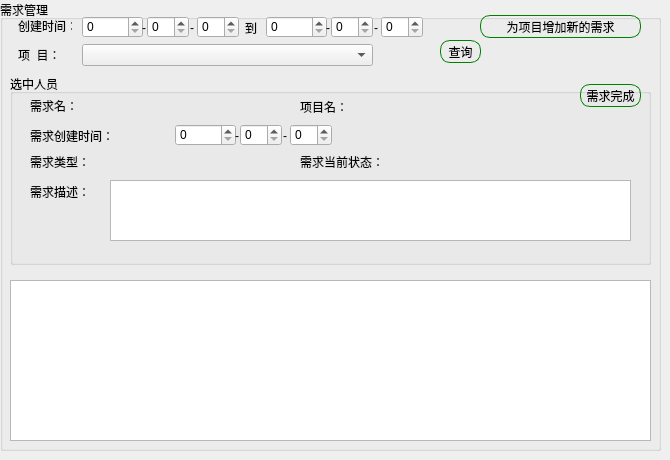
    <widget class="QWidget" name="page_6">
     <widget class="QGroupBox" name="groupBox_7">
      <property name="geometry">
       <rect>
        <x>0</x>
        <y>0</y>
        <width>661</width>
        <height>451</height>
       </rect>
      </property>
      <property name="title">
       <string>需求管理</string>
      </property>
      <widget class="QLabel" name="label_65">
       <property name="geometry">
        <rect>
         <x>190</x>
         <y>20</y>
         <width>16</width>
         <height>16</height>
        </rect>
       </property>
       <property name="text">
        <string>-</string>
       </property>
      </widget>
      <widget class="QSpinBox" name="RequestManagerEndYear">
       <property name="geometry">
        <rect>
         <x>266</x>
         <y>16</y>
         <width>61</width>
         <height>22</height>
        </rect>
       </property>
      </widget>
      <widget class="QSpinBox" name="RequestManagerStartYear">
       <property name="geometry">
        <rect>
         <x>82</x>
         <y>16</y>
         <width>61</width>
         <height>22</height>
        </rect>
       </property>
      </widget>
      <widget class="QLabel" name="label_66">
       <property name="geometry">
        <rect>
         <x>326</x>
         <y>20</y>
         <width>16</width>
         <height>16</height>
        </rect>
       </property>
       <property name="text">
        <string>-</string>
       </property>
      </widget>
      <widget class="QLabel" name="label_67">
       <property name="geometry">
        <rect>
         <x>142</x>
         <y>20</y>
         <width>16</width>
         <height>16</height>
        </rect>
       </property>
       <property name="text">
        <string>-</string>
       </property>
      </widget>
      <widget class="QLabel" name="label_68">
       <property name="geometry">
        <rect>
         <x>374</x>
         <y>20</y>
         <width>16</width>
         <height>16</height>
        </rect>
       </property>
       <property name="text">
        <string>-</string>
       </property>
      </widget>
      <widget class="QSpinBox" name="RequestManagerStartMonth">
       <property name="geometry">
        <rect>
         <x>147</x>
         <y>16</y>
         <width>42</width>
         <height>22</height>
        </rect>
       </property>
      </widget>
      <widget class="QPushButton" name="BtnRequestManagerSelection">
       <property name="geometry">
        <rect>
         <x>440</x>
         <y>40</y>
         <width>41</width>
         <height>23</height>
        </rect>
       </property>
       <property name="styleSheet">
        <string notr="true">border: 1px solid green;
border-radius:10px;
</string>
       </property>
       <property name="text">
        <string>查询</string>
       </property>
      </widget>
      <widget class="QSpinBox" name="RequestManagerStartDay">
       <property name="geometry">
        <rect>
         <x>197</x>
         <y>16</y>
         <width>42</width>
         <height>22</height>
        </rect>
       </property>
      </widget>
      <widget class="QSpinBox" name="RequestManagerEndMonth">
       <property name="geometry">
        <rect>
         <x>331</x>
         <y>16</y>
         <width>42</width>
         <height>22</height>
        </rect>
       </property>
      </widget>
      <widget class="QSpinBox" name="RequestManagerEndDay">
       <property name="geometry">
        <rect>
         <x>381</x>
         <y>16</y>
         <width>42</width>
         <height>22</height>
        </rect>
       </property>
      </widget>
      <widget class="QLabel" name="label_69">
       <property name="geometry">
        <rect>
         <x>18</x>
         <y>20</y>
         <width>54</width>
         <height>12</height>
        </rect>
       </property>
       <property name="styleSheet">
        <string notr="true"/>
       </property>
       <property name="text">
        <string>创建时间：</string>
       </property>
      </widget>
      <widget class="QLabel" name="label_70">
       <property name="geometry">
        <rect>
         <x>245</x>
         <y>20</y>
         <width>21</width>
         <height>16</height>
        </rect>
       </property>
       <property name="styleSheet">
        <string notr="true"/>
       </property>
       <property name="text">
        <string>到</string>
       </property>
      </widget>
      <widget class="QTableWidget" name="tableProRequest">
       <property name="geometry">
        <rect>
         <x>10</x>
         <y>280</y>
         <width>641</width>
         <height>161</height>
        </rect>
       </property>
      </widget>
      <widget class="QGroupBox" name="groupBox_23">
       <property name="geometry">
        <rect>
         <x>10</x>
         <y>74</y>
         <width>641</width>
         <height>191</height>
        </rect>
       </property>
       <property name="title">
        <string>选中人员</string>
       </property>
       <widget class="QLabel" name="requestDescribe">
        <property name="geometry">
         <rect>
          <x>20</x>
          <y>110</y>
          <width>71</width>
          <height>16</height>
         </rect>
        </property>
        <property name="styleSheet">
         <string notr="true">font: 75 11pt &quot;黑体&quot;;
color:rgb(0, 0, 0);</string>
        </property>
        <property name="text">
         <string>需求描述：</string>
        </property>
       </widget>
       <widget class="QSpinBox" name="RequestcreateYear">
        <property name="geometry">
         <rect>
          <x>165</x>
          <y>50</y>
          <width>61</width>
          <height>22</height>
         </rect>
        </property>
       </widget>
       <widget class="QLabel" name="label_2">
        <property name="geometry">
         <rect>
          <x>20</x>
          <y>24</y>
          <width>71</width>
          <height>16</height>
         </rect>
        </property>
        <property name="styleSheet">
         <string notr="true">font: 75 11pt &quot;黑体&quot;;
color:rgb(0, 0, 0);</string>
        </property>
        <property name="text">
         <string>需求名：</string>
        </property>
       </widget>
       <widget class="QSpinBox" name="RequsetcreateMonth">
        <property name="geometry">
         <rect>
          <x>230</x>
          <y>50</y>
          <width>42</width>
          <height>22</height>
         </rect>
        </property>
       </widget>
       <widget class="QLabel" name="label_165">
        <property name="geometry">
         <rect>
          <x>290</x>
          <y>25</y>
          <width>71</width>
          <height>16</height>
         </rect>
        </property>
        <property name="styleSheet">
         <string notr="true">font: 75 11pt &quot;黑体&quot;;
color:rgb(0, 0, 0);</string>
        </property>
        <property name="text">
         <string>项目名：</string>
        </property>
       </widget>
       <widget class="QLabel" name="label_166">
        <property name="geometry">
         <rect>
          <x>273</x>
          <y>54</y>
          <width>16</width>
          <height>16</height>
         </rect>
        </property>
        <property name="text">
         <string>-</string>
        </property>
       </widget>
       <widget class="QLabel" name="label_167">
        <property name="geometry">
         <rect>
          <x>290</x>
          <y>80</y>
          <width>111</width>
          <height>16</height>
         </rect>
        </property>
        <property name="styleSheet">
         <string notr="true">font: 75 11pt &quot;黑体&quot;;
color:rgb(0, 0, 0);</string>
        </property>
        <property name="text">
         <string>需求当前状态：</string>
        </property>
       </widget>
       <widget class="QLabel" name="label_168">
        <property name="geometry">
         <rect>
          <x>20</x>
          <y>54</y>
          <width>141</width>
          <height>16</height>
         </rect>
        </property>
        <property name="styleSheet">
         <string notr="true">font: 75 11pt &quot;黑体&quot;;
color:rgb(0, 0, 0);</string>
        </property>
        <property name="text">
         <string>需求创建时间：</string>
        </property>
       </widget>
       <widget class="QSpinBox" name="requestcreateDay">
        <property name="geometry">
         <rect>
          <x>280</x>
          <y>50</y>
          <width>42</width>
          <height>22</height>
         </rect>
        </property>
       </widget>
       <widget class="QLabel" name="label_169">
        <property name="geometry">
         <rect>
          <x>225</x>
          <y>54</y>
          <width>16</width>
          <height>16</height>
         </rect>
        </property>
        <property name="text">
         <string>-</string>
        </property>
       </widget>
       <widget class="QLabel" name="label_170">
        <property name="geometry">
         <rect>
          <x>20</x>
          <y>80</y>
          <width>101</width>
          <height>16</height>
         </rect>
        </property>
        <property name="styleSheet">
         <string notr="true">font: 75 11pt &quot;黑体&quot;;
color:rgb(0, 0, 0);</string>
        </property>
        <property name="text">
         <string>需求类型：</string>
        </property>
       </widget>
       <widget class="QTextBrowser" name="describeRequest">
        <property name="geometry">
         <rect>
          <x>100</x>
          <y>106</y>
          <width>521</width>
          <height>61</height>
         </rect>
        </property>
       </widget>
       <widget class="QLabel" name="NameRequest">
        <property name="geometry">
         <rect>
          <x>92</x>
          <y>21</y>
          <width>191</width>
          <height>20</height>
         </rect>
        </property>
        <property name="styleSheet">
         <string notr="true">font: 75 11pt &quot;黑体&quot;;
text-decoration: underline;</string>
        </property>
        <property name="text">
         <string/>
        </property>
       </widget>
       <widget class="QLabel" name="proNameRequest">
        <property name="geometry">
         <rect>
          <x>370</x>
          <y>21</y>
          <width>191</width>
          <height>20</height>
         </rect>
        </property>
        <property name="styleSheet">
         <string notr="true">font: 75 11pt &quot;黑体&quot;;
text-decoration: underline;</string>
        </property>
        <property name="text">
         <string/>
        </property>
       </widget>
       <widget class="QLabel" name="TypeRequest">
        <property name="geometry">
         <rect>
          <x>120</x>
          <y>80</y>
          <width>151</width>
          <height>20</height>
         </rect>
        </property>
        <property name="styleSheet">
         <string notr="true">font: 75 11pt &quot;黑体&quot;;
text-decoration: underline;</string>
        </property>
        <property name="text">
         <string/>
        </property>
       </widget>
       <widget class="QLabel" name="stateRequest">
        <property name="geometry">
         <rect>
          <x>410</x>
          <y>80</y>
          <width>191</width>
          <height>20</height>
         </rect>
        </property>
        <property name="styleSheet">
         <string notr="true">font: 75 11pt &quot;黑体&quot;;
text-decoration: underline;</string>
        </property>
        <property name="text">
         <string/>
        </property>
       </widget>
       <widget class="QPushButton" name="BtnRequestFinish">
        <property name="geometry">
         <rect>
          <x>570</x>
          <y>10</y>
          <width>61</width>
          <height>23</height>
         </rect>
        </property>
        <property name="styleSheet">
         <string notr="true">border: 1px solid green;
border-radius:10px;
</string>
        </property>
        <property name="text">
         <string>需求完成</string>
        </property>
       </widget>
      </widget>
      <widget class="QComboBox" name="proNameRequestcombox">
       <property name="geometry">
        <rect>
         <x>82</x>
         <y>44</y>
         <width>291</width>
         <height>22</height>
        </rect>
       </property>
      </widget>
      <widget class="QLabel" name="label_210">
       <property name="geometry">
        <rect>
         <x>18</x>
         <y>49</y>
         <width>54</width>
         <height>12</height>
        </rect>
       </property>
       <property name="styleSheet">
        <string notr="true"/>
       </property>
       <property name="text">
        <string>项  目：</string>
       </property>
      </widget>
      <widget class="QPushButton" name="BtnAddProRequest">
       <property name="geometry">
        <rect>
         <x>480</x>
         <y>15</y>
         <width>161</width>
         <height>23</height>
        </rect>
       </property>
       <property name="styleSheet">
        <string notr="true">border: 1px solid green;
border-radius:10px;
</string>
       </property>
       <property name="text">
        <string>为项目增加新的需求</string>
       </property>
      </widget>
      <widget class="QLabel" name="prorequestInfo">
       <property name="geometry">
        <rect>
         <x>500</x>
         <y>50</y>
         <width>121</width>
         <height>21</height>
        </rect>
       </property>
       <property name="styleSheet">
        <string notr="true">color:rgb(255,0,0);
font: 75 10pt &quot;黑体&quot;;</string>
       </property>
       <property name="text">
        <string/>
       </property>
      </widget>
     </widget>
    </widget>
